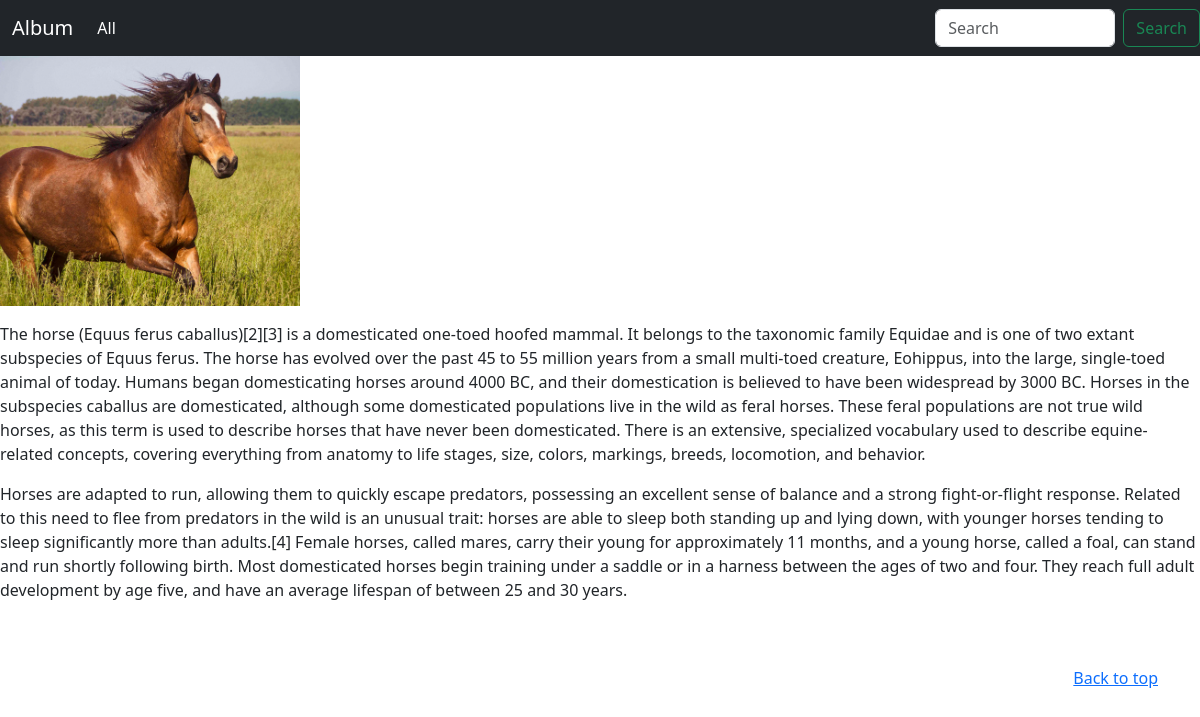
The app's page /photo/2/ with its own data.
### photos/models.py (models this page shows, shortened)
class Photos(models.Model):
    category = models.ForeignKey('Category', on_delete=models.PROTECT, null=True)
    photo = models.ImageField(upload_to="photos/%Y/%m/%d/")
    title = models.CharField(max_length=100)
    description = models.TextField(blank=True)
    class Meta:
        verbose_name = 'Photo'
        verbose_name_plural = 'Photos'

### photos/views.py (the view)
# urls.py: path('photo/<int:photo_id>/', show_photo, name='photo'),
def show_photo(request, photo_id):
    ph = get_object_or_404(Photos, pk=photo_id)
    context = {
        'photos': ph,
        'title': ph.title,
        'cat_selected': ph.category_id
    }
    return render(request, 'photo.html', context)

### templates/photo.html
{% extends 'base.html' %}
{% block content %}
    {% if photos.photo %}
        <p><img class="" style="
                height: 250px;
                width: 25%;
                object-fit: cover;
                max-width: inherit;
                max-width: inherit;" src="{{ photos.photo.url }}"></p>
    {% endif %}
    {{ photos.description|linebreaks }}
{% endblock content %}

### records on screen
Photos: photo (picture), description "The horse (Equus ferus caballus)[2][3] is a domesticated one-toed hoofed mammal. It belongs to the taxonomic family Equidae and is one of two extant subspecies of Equus ferus. The horse has evolved over the past 45 to 55 million years from a small multi-toed creature, Eohippus, into the large, single-toed animal of today. Humans began domesticating horses around 4000 BC, and their domestication is believed to have been widespread by 3000 BC. Horses in the subspecies caballus are domesticated, although some domesticated populations live in the wild as feral horses. These feral populations are not true wild horses, as this term is used to describe horses that have never been domesticated.…"
